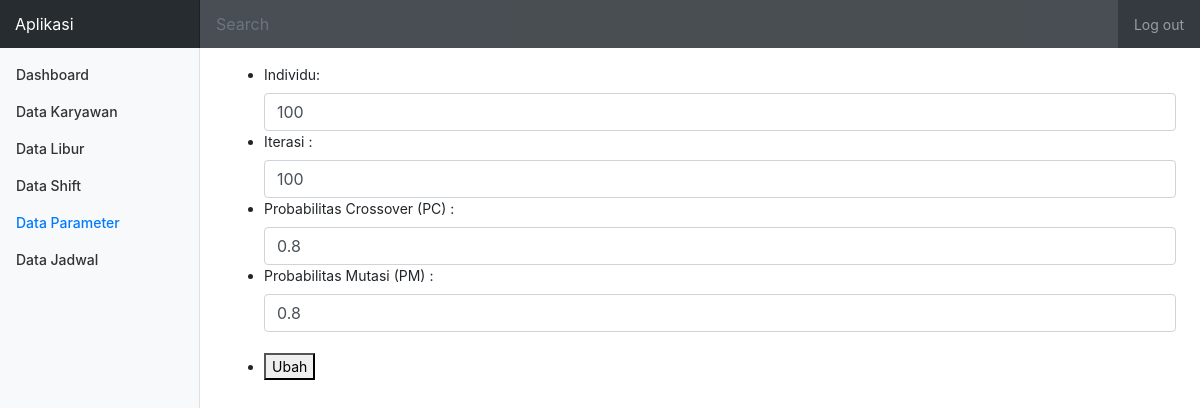
The page /parameter_ubah.php (signed in) on the database its author committed.
### tables this page shows
CREATE TABLE `parameter` (
  `kd` int(10) NOT NULL,
  `individu` varchar(4) NOT NULL,
  `iterasi` varchar(4) NOT NULL,
  `pc` varchar(4) NOT NULL,
  `pm` varchar(4) NOT NULL
);

### parameter_ubah.php (the view, shortened to what this page needs)
<?php
require 'koneksi.php';
	$result = mysqli_query($kon, "SELECT * FROM parameter WHERE kd = 1");
	$data=mysqli_fetch_assoc($result);
?>
<!doctype html>
<html lang="en">
<head>
    <link rel="stylesheet" href="asset/css/bootstrap.min.css">
    <link rel="stylesheet" href="asset/css/dashboard.css">
</head>
<body>
    <nav class="navbar navbar-dark sticky-top bg-dark flex-md-nowrap p-0">
        <a class="navbar-brand col-sm-3 col-md-2 mr-0" href="#">Aplikasi</a>
        <input class="form-control form-control-dark w-100" type="text" placeholder="Search" aria-label="Search">
        <ul class="navbar-nav px-3">
            <li class="nav-item text-nowrap">
                <a class="nav-link" href="logout.php">Log out</a>
            </li>
        </ul>
    </nav>
    <div class="container-fluid">
        <div class="row">
            <nav class="col-md-2 d-none d-md-block bg-light sidebar">
                <div class="sidebar-sticky">
                    <ul class="nav flex-column">
                        <li class="nav-item">
                            <a class="nav-link " href="index.php">
                                Dashboard <span class="sr-only">(current)</span>
                            </a>
                        </li>
                        <li class="nav-item">
                            <a class="nav-link " href="karyawan.php">
                                Data Karyawan
                            </a>
                        </li>
                        <li class="nav-item">
                            <a class="nav-link" href="libur.php">
                                Data Libur
                            </a>
                        </li>
                        <li class="nav-item">
                            <a class="nav-link" href="shift.php">
                                Data Shift
                            </a>
                        </li>
                        <li class="nav-item">
                            <a class="nav-link active" href="parameter_ubah.php">
                                Data Parameter
                            </a>
                        </li>
                        <li class="nav-item">
                            <a class="nav-link" href="jadwal.php">
                                Data Jadwal
                            </a>
                        </li>
                    </ul>
                </div>
            </nav>
            <main role="main" class="col-md-9 ml-sm-auto col-lg-10 pt-3 px-4">
			<form action="" method="post">
				<ul>
					<li>
						<label for="individu">Individu:</label>
						<input type="text" name="individu" id="individu" class="form-control" value="<?php echo $data["individu"] ?>">
					</li>
					<li>
						<label for="iterasi">Iterasi :</label>
						<input type="text" name="iterasi" id="iterasi" class="form-control" value="<?php echo $data["iterasi"] ?>">
					</li>
					<li>
						<label for="pc">Probabilitas Crossover (PC) :</label>
						<input type="text" name="pc" id="pc" class="form-control" value="<?php echo $data["pc"] ?>">
					</li>
					<li>
						<label for="pm">Probabilitas Mutasi (PM) :</label>
						<input type="text" name="pm" id="pm" class="form-control" value="<?php echo $data["pm"] ?>">
					</li>
					<br>
					<li>
						<button text="submit" name="submit">Ubah</button>
					</li>
				</ul>
			</form>
            </main>
        </div>
    </div>
</body>
</html>

### asset/css/dashboard.css (style rules this page uses)
body { font-size: .875rem; }
.sidebar { position: fixed; top: 0; bottom: 0; left: 0; z-index: 100; padding: 0; box-shadow: inset -1px 0 0 rgba(0, 0, 0, .1); }
.sidebar-sticky { position: -webkit-sticky; position: sticky; top: 48px; height: calc(100vh - 48px); padding-top: .5rem; overflow-x: hidden; overflow-y: auto; }
.sidebar .nav-link { font-weight: 500; color: #333; }
.sidebar .nav-link.active { color: #007bff; }
.navbar-brand { padding-top: .75rem; padding-bottom: .75rem; font-size: 1rem; background-color: rgba(0, 0, 0, .25); box-shadow: inset -1px 0 0 rgba(0, 0, 0, .25); }
.navbar .form-control { padding: .75rem 1rem; border-width: 0; border-radius: 0; }
.form-control-dark { color: #fff; background-color: rgba(255, 255, 255, .1); border-color: rgba(255, 255, 255, .1); }

### rows shown on the page
parameter: individu "100", iterasi "100", pc "0.8", pm "0.8"
